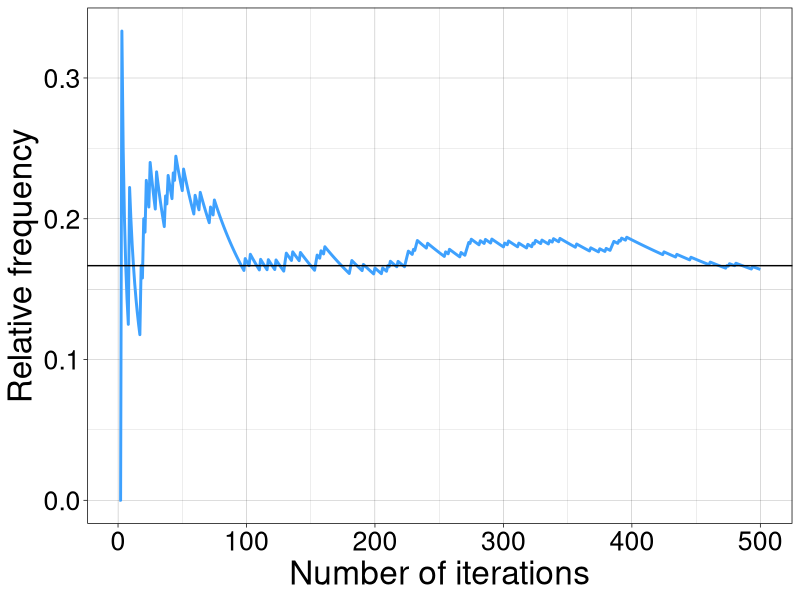
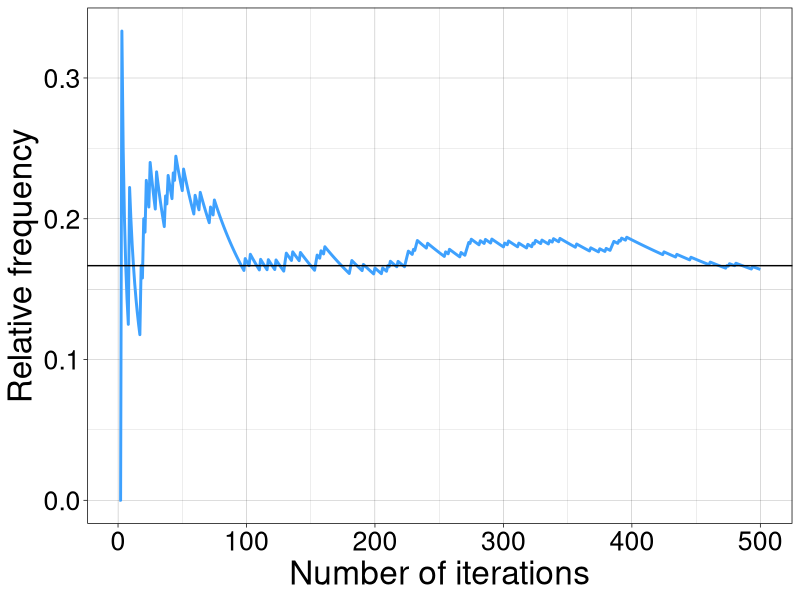

Source code (R) for these figures, in order:
library(ggplot2)
library(svglite)

set.seed(45)
runs <- 500

data <- sample(1:6, runs, replace = TRUE)
result <- data.frame(Count = integer(), Frequency = numeric())
count <- 0

# Yes, there's the table() function, good stuff
for (i in seq(1, runs)) {
	if (data[i] == 6) {
		count <- count + 1
	}
	result[i, 1] <- i
	result[i, 2] <- count / i
}

svglite("die.svg", width = 12, height = 8)
ggplot(result, aes(x = Count, y = Frequency)) +
labs(x = "Number of iterations", y = "Relative frequency") +
geom_line(color = "#3ea1fe", linewidth = 1) +
geom_hline(yintercept = 1/6) +
theme_linedraw() +
theme(text = element_text(size = 24))
ggsave("die.svg", units = "px")
